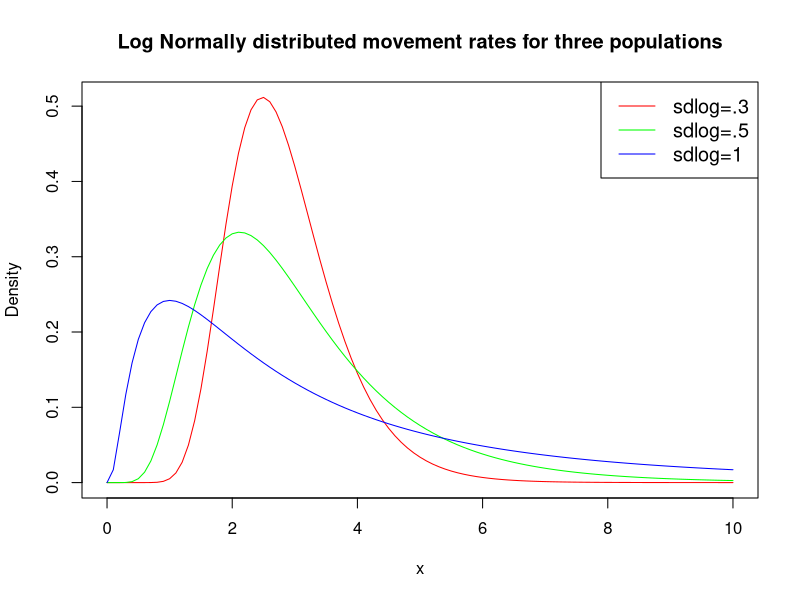
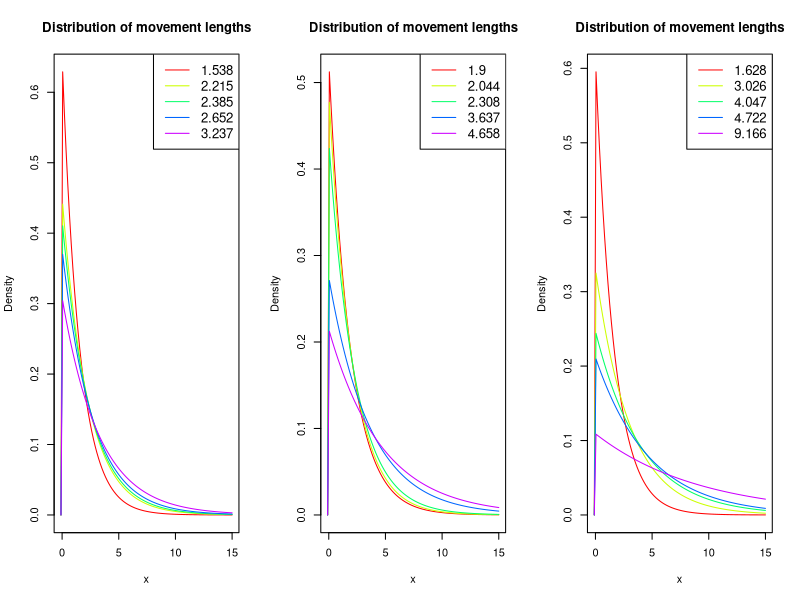
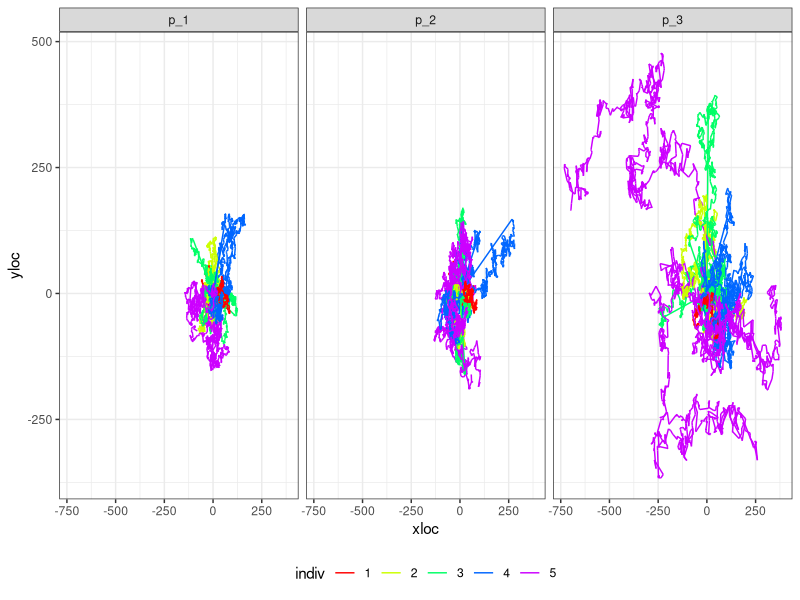
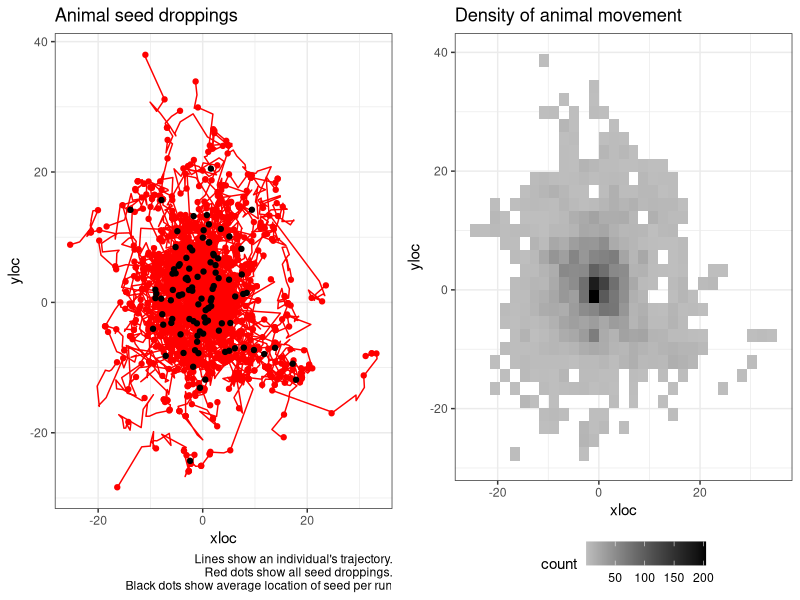
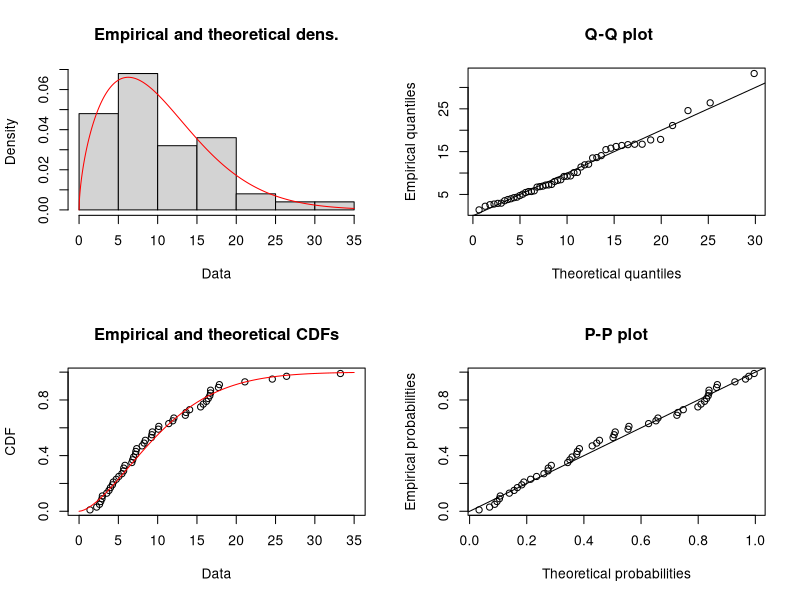
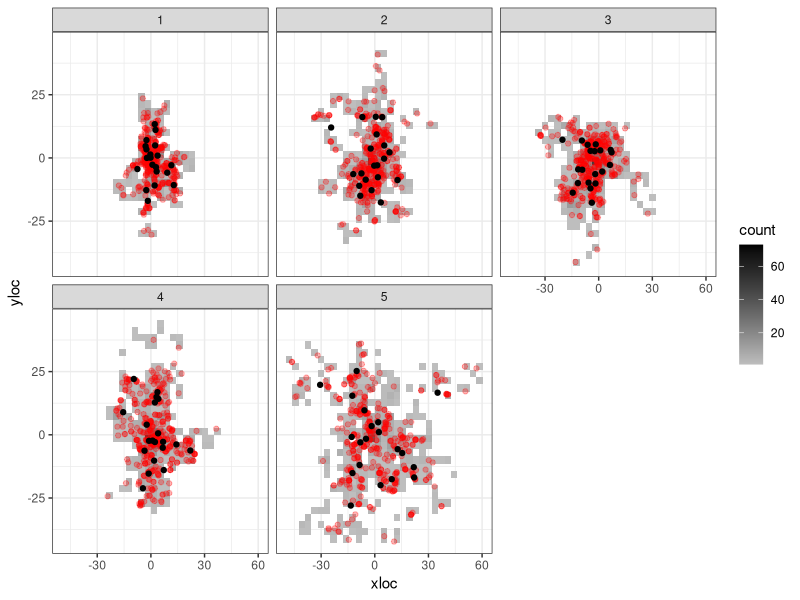
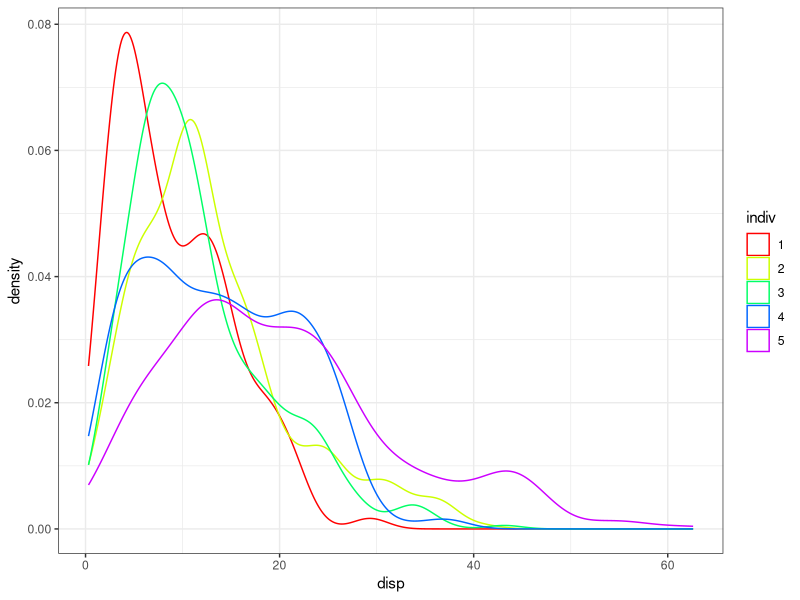
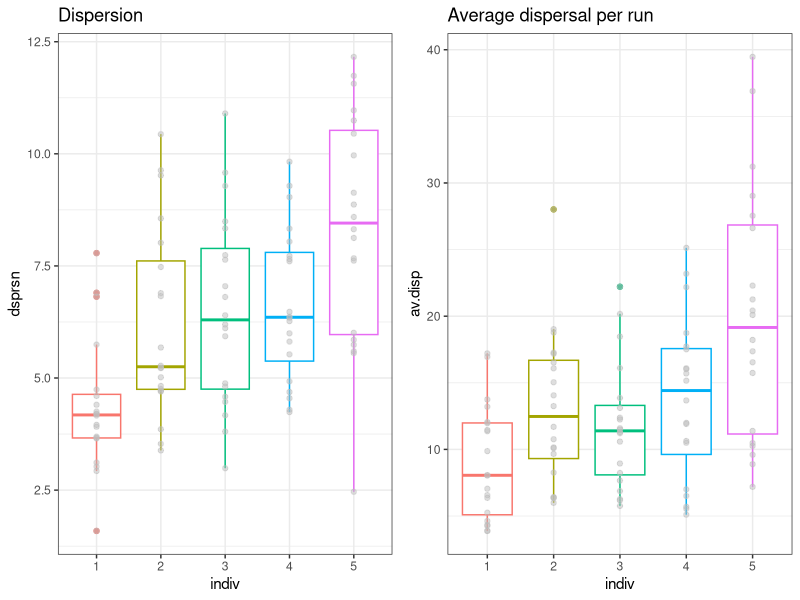

The R script that drew these images, in order:
## ---- chunk 1
knitr::opts_chunk$set(echo = FALSE, message = FALSE, warning = FALSE)
knitr::opts_chunk$set(fig.width=12, fig.height=6) 
## ---- chunk 2
library(dplyr)
library(tidyr)
library(ggplot2)
library(cowplot)
library(fitdistrplus)
library(Hmisc)
## ---- chunk 3
set.seed(98)

av.mov.rate <- 1
max.x <- 10

mycols <- c("red", "green", "blue")
#create density plots
curve(dlnorm(x, meanlog=av.mov.rate, sdlog=0.3),
      from=0, to=max.x,
      col=mycols[1],
      main = 'Log Normally distributed movement rates for three populations', #add title
      ylab = 'Density', #change y-axis label
      )

curve(dlnorm(x, meanlog=av.mov.rate, sdlog=0.5), 
      from=0, to=max.x,
      col=mycols[2], add=TRUE)

curve(dlnorm(x, meanlog=av.mov.rate, sdlog=1), 
      from=0, to=max.x,
      col=mycols[3], add=TRUE)

#add legend
legend("topright", legend=c("sdlog=.3", "sdlog=.5", "sdlog=1"),
       col=mycols, lty=1, cex=1.2)
## ---- chunk 4
n.individuals <- 5
m_1 <- sort(round(rlnorm(n.individuals, meanlog = av.mov.rate, sdlog = 0.3),3))
m_2 <- sort(round(rlnorm(n.individuals, meanlog = av.mov.rate, sdlog = 0.5),3))
m_3 <- sort(round(rlnorm(n.individuals, meanlog = av.mov.rate, sdlog = 1),3))
## ---- chunk 5

par(mfrow=c(1,3))
mycols <- rainbow(n.individuals, s=1)

range <- c(-0.1,max.x+5)
#create density plots
#########################################################################
# Fist population
curve(dexp(x, 1/m_1[1]), #notice rate for exponential is 1/movement rate.
      from=range[1], to=range[2], 
      col=mycols[1],
      main = 'Distribution of movement lengths', #add title
      ylab = 'Density', #change y-axis label
      xlab = "x"
      )
for(i in 2:5){
  curve(dexp(x, 1/m_1[i]), 
        from=range[1], to=range[2],
        col=mycols[i], add=TRUE)
}

#add legend
legend("topright", legend= m_1,
       col=mycols, lty=1, cex=1.2)
#########################################################################
# Second population
curve(dexp(x, 1/m_2[1]), #notice rate for exponential is 1/movement rate.
      from=range[1], to=range[2], 
      col=mycols[1],
      main = 'Distribution of movement lengths', #add title
      ylab = 'Density', #change y-axis label
      xlab = "x"
      )
for(i in 2:5){
  curve(dexp(x, 1/m_2[i]), 
        from=range[1], to=range[2],
        col=mycols[i], add=TRUE)
}

#add legend
legend("topright", legend= m_2,
       col=mycols, lty=1, cex=1.2)

#########################################################################
# Third population
curve(dexp(x, 1/m_3[1]), #notice rate for exponential is 1/movement rate.
      from=range[1], to=range[2], 
      col=mycols[1],
      main = 'Distribution of movement lengths', #add title
      ylab = 'Density', #change y-axis label
      xlab = "x"
      )
for(i in 2:5){
  curve(dexp(x, 1/m_3[i]), 
        from=range[1], to=range[2],
        col=mycols[i], add=TRUE)
}

#add legend
legend("topright", legend= m_3,
       col=mycols, lty=1, cex=1.2)
## ---- chunk 6
sim_movement <- function(prm, t = 1000, plot.it = TRUE, return.data.frame = FALSE){
  tru.rate <- round(prm, 3)
  movedist <- rexp(t, rate = 1/tru.rate)
  angle <- runif(t, min = 0, max = 360)
  distx <- movedist*cos(angle)
  xloc <- c(0, cumsum(distx))
  disty <- movedist*sin(angle)
  yloc <- c(0, cumsum(disty))
  animalTraj <- data.frame(time = 0:t, xloc = xloc, yloc = yloc)
  if(plot.it == TRUE){
    plot(x = xloc, y = yloc, type = "l", main = paste("Rate=",tru.rate))
  }
  if(return.data.frame == TRUE){
    return(animalTraj)
  }
}
## ---- chunk 7
nruns <- 3
m.data <- data.frame(m_1, m_2, m_3)

df <- NULL

for(m in 1:3){
  m.0 <- m.data[m]
  for(j in 1:n.individuals){
    for(k in 1:nruns){
      a <- sim_movement(m.0[j,], plot.it = FALSE, return.data.frame = TRUE) %>% 
        mutate(indiv = as.factor(j),
               run = paste0("r_", k),
               popu = paste0("p_",m))
      df <- rbind.data.frame(df, a)
    }
  }
}


df %>% 
  ggplot(., aes(x = xloc, y=yloc, group = run, color = indiv)) +
  facet_wrap(~popu) +
  geom_path() +
  scale_color_manual(values = mycols) +
  theme_bw() +
  theme(legend.position = "bottom") +
  NULL
## ---- chunk 8
sim_seeds <- function(nseeds = 20, m.prms = NULL,...){
  grt <- round(rgamma(nseeds, shape = 4, scale = 5))
  t.grt <- max(grt)

  df <- sim_movement(m.prms, t = t.grt, plot.it = FALSE, return.data.frame = TRUE)

  df %>% 
    left_join(., data.frame(s.id = 1:nseeds, time = grt), by = "time") %>% 
    mutate(disp = sqrt(xloc^2+yloc^2)) -> df
  
  return(df)
}

summ_seeds <- function(df = NULL){
  df %>% 
  drop_na(s.id) %>% 
  mutate(xi = (mean(xloc)-xloc)^2,
         yi = (mean(yloc)-yloc)^2) %>% 
  summarise(x = mean(xloc),
            y = mean(yloc),
            av.disp = mean(disp),
            se.disp = sd(disp)/sqrt(n()),
            dsprsn = sum(sqrt(xi+yi))/n()) -> s.df
  return(s.df)
}

# a <- sim_seeds(m.prms = m_1[1])
# summ_seeds(a)
## ---- chunk 9
nruns <- 100
ex.i <- 1
df <- NULL
summ.df <- NULL

for(j in 1:ex.i){
  for(k in 1:nruns){
    a <- sim_seeds(m.prms = m_1[j]) %>% 
      mutate(indiv = as.factor(j),
             run = factor(paste0("r_", k), levels = paste0("r_", 1:nruns)))
    
    b <- summ_seeds(a) %>% 
      mutate(indiv = as.factor(j),
             run = factor(paste0("r_", k), levels = paste0("r_", 1:nruns)))
    
    df <- rbind.data.frame(df, a) 
    summ.df <- rbind.data.frame(summ.df, b) 
}
}
## ---- chunk 10

df %>% 
  ggplot(., aes(x = xloc, y=yloc, 
                group = run,
                color = indiv)) +
  # facet_wrap(~run) +
  geom_path() +
  scale_color_manual(values = mycols) +
  geom_point(data = df %>% drop_na(s.id), 
             aes(x = xloc, y = yloc)) +
  geom_point(data = summ.df, aes(x = x, y=y), color = "black") +
  theme_bw() +
  labs(title = "Animal seed droppings", caption = "Lines show an individual's trajectory.\n Red dots show all seed droppings.\n Black dots show average location of seed per run") +
  theme(legend.position = "none") -> p1
# p1

df %>% 
  ggplot(., aes(x = xloc, y = yloc)) +
  # stat_density_2d(aes(fill = ..level..), geom = "polygon", colour="white") +
  geom_bin2d() +
  # geom_hex() +
  # scale_fill_continuous(type = "viridis") +
  scale_fill_gradient(low = "grey", high = "black") +
  # geom_point(data = df %>% drop_na(s.id), 
  #            aes(x = xloc, y = yloc), color = mycols[ex.i], alpha = 0.3) +
  # geom_point(data = summ.df, aes(x = x, y=y), color = "black") +
  theme_bw() +
  theme(legend.position = "bottom") +
  labs(title = "Density of animal movement") -> p2
# p2

cowplot::plot_grid(p1, p2)
  
# summ.df %>% 
#   ggplot(., aes(y = dsprsn)) +
#   geom_boxplot()
# 
# summ.df %>% 
#   ggplot(., aes(x = av.disp)) +
#   geom_density(color = "blue") + # for the average dispersal per run
#   geom_density(data = df %>% drop_na(s.id),
#                  aes(x = disp)) + # for every seed
#   theme_bw()
## ---- chunk 11
# s.df <- df %>% drop_na(s.id)

s.df <- df %>% drop_na(s.id) %>% 
  sample_n(., 50)
  


g <- fitdist(s.df$disp, distr = "weibull")
## ---- chunk 12
summary(g)
plot(g)

# library(MASS)
# fitdistr(s.df$disp, densfun = "weibull")
## ---- chunk 13
nruns <- 20

df <- NULL
summ.df <- NULL

for(j in 1:n.individuals){
  for(k in 1:nruns){
    a <- sim_seeds(m.prms = m_1[j]) %>% 
      mutate(indiv = as.factor(j),
             run = factor(paste0("r_", k), levels = paste0("r_", 1:nruns)))
    
    b <- summ_seeds(a) %>% 
      mutate(indiv = as.factor(j),
             run = factor(paste0("r_", k), levels = paste0("r_", 1:nruns)))
    
    df <- rbind.data.frame(df, a) 
    summ.df <- rbind.data.frame(summ.df, b) 
}
}
## ---- chunk 14
df %>% 
  ggplot(., aes(x = xloc, y = yloc)) +
  facet_wrap(~indiv) +
  # stat_density_2d(aes(fill = ..level..), geom = "polygon", colour="white") +
  geom_bin2d() +
  # geom_hex() +
  # scale_fill_continuous(type = "viridis") +
  scale_fill_gradient(low = "grey", high = "black") +
  geom_point(data = df %>% drop_na(s.id),
             aes(x = xloc, y = yloc), color = "red", alpha = 0.3) +
  geom_point(data = summ.df, aes(x = x, y=y), color = "black") +
  theme_bw()
## ---- chunk 15
df %>% 
  drop_na(s.id) %>% 
  ggplot(., aes(x = disp, color = indiv)) +
  geom_density() +
  scale_color_manual(values = mycols) +
  theme_bw()

## ---- chunk 16
summ.df %>% 
  ggplot(., aes(y = dsprsn, x = indiv, color = indiv)) +
  geom_boxplot() +
  geom_point(color = "grey", alpha = 0.5) +
  labs(title = "Dispersion") +
  theme_bw() +
  theme(legend.position = "none") -> p1
# p1

summ.df %>% 
  ggplot(., aes(y = av.disp, x = indiv, color = indiv)) +
  geom_boxplot() +
  geom_point(color = "grey", alpha = 0.5) +
  labs(title = "Average dispersal per run") +
  theme_bw() +
  theme(legend.position = "none") -> p2
# p2

plot_grid(p1, p2)
## ---- chunk 17
n.boots <- 10
samp.size <- 30
weib.boot <- NULL

for(j in 1:n.boots){
      s.df <- df %>% drop_na(s.id) %>%
      group_by(indiv) %>%
      sample_n(., samp.size)
    
    # s.df <- df %>% drop_na(s.id)
    
    weib.fits <- NULL
    
    for(i in 1:n.individuals){
      dat <- s.df %>% 
        filter(indiv == i)
      #g <- fitdist(dat$disp, distr = "weibull", method = 'mle', lower = c(0,0))
      g <- fitdistr(dat$disp, densfun = "weibull", lower = c(0,0))
      prms.weib <- data.frame(est.shape = as.numeric(g$estimate[1]),
                              est.scale = as.numeric(g$estimate[2]),
                              loglik = g$loglik, indiv = i)
      weib.fits <- rbind.data.frame(weib.fits, prms.weib)
      # plot(g)
    }
    
    weib.boot <- rbind.data.frame(weib.boot, weib.fits %>% mutate(boot = j))
}

# weib.boot
## ---- chunk 18
weib.boot.pool <- NULL

for(j in 1:n.boots){
      s.df <- df %>% drop_na(s.id) %>%
      sample_n(., samp.size)

    
    g <- fitdistr(s.df$disp, densfun = "weibull", lower = c(0,0))
    
    prms.weib <- data.frame(est.shape = as.numeric(g$estimate[1]),
                              est.scale = as.numeric(g$estimate[2]),
                              loglik = g$loglik, indiv = 0)
    
    weib.boot.pool <- rbind.data.frame(weib.boot.pool, prms.weib %>% mutate(boot = j))
}

## ---- chunk 19

weib.boot %>% 
  rbind.data.frame(., weib.boot.pool) -> weib.boot

weib.boot %>% 
  ggplot(., aes(x = factor(indiv), y = est.shape, color = factor(indiv))) +
  geom_violin() +
  scale_color_manual(values = c("black", mycols)) +
  # geom_boxplot(width = 0.1) +
  # geom_point(color = "grey", alpha = 0.5) +
  stat_summary(fun.data=mean_sdl, mult=1, 
                 geom="pointrange", color="black") +
  labs(title = "Shape") +
  theme_bw() -> p1
# p1

weib.boot %>% 
  ggplot(., aes(x = factor(indiv), y = est.scale, color = factor(indiv))) +
  geom_violin() +
  scale_color_manual(values = c("black", mycols)) +
  #geom_boxplot(width = 0.1) +
  # geom_point() +
  stat_summary(fun.data=mean_sdl, mult=1, 
                 geom="pointrange", color="black") +
  labs(title = "Scale") +
  theme_bw() -> p2

plot_grid(p1, p2)
## ---- chunk 20
weib.curves <- NULL

for(i in 1:5){
  weib.boot %>% 
  filter(indiv == i) -> a

  b <- purrr::map(seq(1:nrow(a)), function(y)
    stat_function(fun = dweibull, args = list(scale = a$est.scale[y], shape = a$est.shape[y]), color = mycols[i], alpha = 0.3))
  
  weib.curves <- append(weib.curves, b)
}

weib.boot %>% 
  filter(indiv == 0) -> c
weib.curves.pool <- purrr::map(seq(1:nrow(a)), function(y)
    stat_function(fun = dweibull, args = list(scale = c$est.scale[y], shape = c$est.shape[y]), color = "black", alpha = 0.8))


# ggplot(data = data.frame(x = c(1, 60)), aes(x)) +
#   weib.curves +
#   ylab("Density") + xlab("Distance (m)") +
#   theme_bw()  +
#   theme(legend.position = c(0.7, 0.7),
#         legend.title = element_blank()) 
df %>%
  drop_na(s.id) %>% 
  ggplot(., aes(x = disp)) +
  geom_histogram(aes(y = ..density..), fill = "grey") +
  theme_bw() -> p
# p
# 
# p +
#   stat_function(fun = dweibull, args = list(scale = weib.boot$est.scale[1], shape = weib.boot$est.shape[1]), color = "red")

p + 
  weib.curves +
  weib.curves.pool
  

## ---- chunk 21

# For second population
df2 <- NULL
summ.df2 <- NULL

for(j in 1:n.individuals){
  for(k in 1:nruns){
    a <- sim_seeds(m.prms = m_2[j]) %>% 
      mutate(indiv = as.factor(j),
             run = factor(paste0("r_", k), levels = paste0("r_", 1:nruns)))
    
    b <- summ_seeds(a) %>% 
      mutate(indiv = as.factor(j),
             run = factor(paste0("r_", k), levels = paste0("r_", 1:nruns)))
    
    df2 <- rbind.data.frame(df2, a) 
    summ.df2 <- rbind.data.frame(summ.df2, b) 
  }
}

# #If we wanted to visualize 
# summ.df2 %>% 
#   ggplot(., aes(y = dsprsn, x = indiv, color = indiv)) +
#   geom_boxplot() +
#   geom_point(color = "grey", alpha = 0.5) +
#   labs(title = "Dispersion") +
#   theme_bw() +
#   theme(legend.position = "none") -> p1
# # p1
# 
# summ.df2 %>% 
#   ggplot(., aes(y = av.disp, x = indiv, color = indiv)) +
#   geom_boxplot() +
#   geom_point(color = "grey", alpha = 0.5) +
#   labs(title = "Average dispersal per run") +
#   theme_bw() +
#   theme(legend.position = "none") -> p2
# # p2
# 
# plot_grid(p1, p2)

########################################################
# Bootstrap for individuals
weib.boot2 <- NULL

for(j in 1:n.boots){
  s.df <- df2 %>% drop_na(s.id) %>%
    group_by(indiv) %>%
    sample_n(., samp.size)
  
  # s.df <- df %>% drop_na(s.id)
  
  weib.fits <- NULL
  
  for(i in 1:n.individuals){
    dat <- s.df %>% 
      filter(indiv == i)
    #g <- fitdist(dat$disp, distr = "weibull", method = 'mle', lower = c(0,0))
    g <- fitdistr(dat$disp, densfun = "weibull", lower = c(0,0))
    prms.weib <- data.frame(est.shape = as.numeric(g$estimate[1]),
                            est.scale = as.numeric(g$estimate[2]),
                            loglik = g$loglik, indiv = i)
    weib.fits <- rbind.data.frame(weib.fits, prms.weib)
    # plot(g)
  }
  
  weib.boot2 <- rbind.data.frame(weib.boot2, weib.fits %>% mutate(boot = j))
}

# Pooled bootstrap
weib.boot.pool2 <- NULL

for(j in 1:n.boots){
  s.df <- df2 %>% drop_na(s.id) %>%
    sample_n(., samp.size)
  
  
  g <- fitdistr(s.df$disp, densfun = "weibull", lower = c(0,0))
  
  prms.weib <- data.frame(est.shape = as.numeric(g$estimate[1]),
                          est.scale = as.numeric(g$estimate[2]),
                          loglik = g$loglik, indiv = 0)
  
  weib.boot.pool2 <- rbind.data.frame(weib.boot.pool2, prms.weib %>% mutate(boot = j))
}
## ---- chunk 22

# For Third population
df3 <- NULL
summ.df3 <- NULL

for(j in 1:n.individuals){
  for(k in 1:nruns){
    a <- sim_seeds(m.prms = m_3[j]) %>% 
      mutate(indiv = as.factor(j),
             run = factor(paste0("r_", k), levels = paste0("r_", 1:nruns)))
    
    b <- summ_seeds(a) %>% 
      mutate(indiv = as.factor(j),
             run = factor(paste0("r_", k), levels = paste0("r_", 1:nruns)))
    
    df3 <- rbind.data.frame(df3, a) 
    summ.df3 <- rbind.data.frame(summ.df3, b) 
  }
}

# #If we wanted to visualize 
# summ.df3 %>% 
#   ggplot(., aes(y = dsprsn, x = indiv, color = indiv)) +
#   geom_boxplot() +
#   geom_point(color = "grey", alpha = 0.5) +
#   labs(title = "Dispersion") +
#   theme_bw() +
#   theme(legend.position = "none") -> p1
# # p1
# 
# summ.df3 %>% 
#   ggplot(., aes(y = av.disp, x = indiv, color = indiv)) +
#   geom_boxplot() +
#   geom_point(color = "grey", alpha = 0.5) +
#   labs(title = "Average dispersal per run") +
#   theme_bw() +
#   theme(legend.position = "none") -> p2
# # p2
# 
# plot_grid(p1, p2)

########################################################
# Bootstrap for individuals
weib.boot3 <- NULL

for(j in 1:n.boots){
  s.df <- df3 %>% drop_na(s.id) %>%
    group_by(indiv) %>%
    sample_n(., samp.size)
  
  # s.df <- df %>% drop_na(s.id)
  
  weib.fits <- NULL
  
  for(i in 1:n.individuals){
    dat <- s.df %>% 
      filter(indiv == i)
    #g <- fitdist(dat$disp, distr = "weibull", method = 'mle', lower = c(0,0))
    g <- fitdistr(dat$disp, densfun = "weibull", lower = c(0,0))
    prms.weib <- data.frame(est.shape = as.numeric(g$estimate[1]),
                            est.scale = as.numeric(g$estimate[2]),
                            loglik = g$loglik, indiv = i)
    weib.fits <- rbind.data.frame(weib.fits, prms.weib)
    # plot(g)
  }
  
  weib.boot3 <- rbind.data.frame(weib.boot3, weib.fits %>% mutate(boot = j))
}

# Pooled bootstrap
weib.boot.pool3 <- NULL

for(j in 1:n.boots){
  s.df <- df3 %>% drop_na(s.id) %>%
    sample_n(., samp.size)
  
  
  g <- fitdistr(s.df$disp, densfun = "weibull", lower = c(0,0))
  
  prms.weib <- data.frame(est.shape = as.numeric(g$estimate[1]),
                          est.scale = as.numeric(g$estimate[2]),
                          loglik = g$loglik, indiv = 0)
  
  weib.boot.pool3 <- rbind.data.frame(weib.boot.pool3, prms.weib %>% mutate(boot = j))
}
## ---- chunk 23

weib.boot.pool %>% 
  mutate(popu = 1) %>% 
  bind_rows(., weib.boot.pool2 %>% 
              mutate(popu = 2)) %>% 
  bind_rows(., weib.boot.pool3 %>% 
              mutate(popu = 3)) -> weib.boot.pool

weib.boot.pool %>% 
  ggplot(., aes(x = factor(popu), y = est.shape, color = factor(popu))) +
  geom_violin() +
  # scale_color_manual(values = c("black", mycols)) +
  # geom_boxplot(width = 0.1) +
  # geom_point(color = "grey", alpha = 0.5) +
  stat_summary(fun.data=mean_sdl, mult=1, 
                 geom="pointrange", color="black") +
  labs(title = "Shape") +
  theme_bw() -> p1
# p1

weib.boot.pool %>% 
  ggplot(., aes(x = factor(popu), y = est.scale, color = factor(popu))) +
  geom_violin() +
  # scale_color_manual(values = c("black", mycols)) +
  #geom_boxplot(width = 0.1) +
  # geom_point() +
  stat_summary(fun.data=mean_sdl, mult=1, 
                 geom="pointrange", color="black") +
  labs(title = "Scale") +
  theme_bw() -> p2

plot_grid(p1, p2)
## ---- chunk 24
summ.df %>% 
  mutate(popu = 1) %>% 
  bind_rows(summ.df2 %>% 
              mutate(popu = 2)) %>% 
  bind_rows(., summ.df3 %>% 
              mutate(popu = 3)) %>% 
  ggplot(., aes(y = dsprsn, x = factor(popu), color = factor(popu))) +
  geom_boxplot() +
  geom_point(color = "grey", alpha = 0.5) +
  labs(title = "Dispersion") +
  theme_bw() +
  theme(legend.position = "none") -> p1
# p1

summ.df %>% 
  mutate(popu = 1) %>% 
  bind_rows(summ.df2 %>% 
              mutate(popu = 2)) %>% 
  bind_rows(., summ.df3 %>% 
              mutate(popu = 3)) %>% 
  ggplot(., aes(y = av.disp, x = factor(popu), color = factor(popu))) +
  geom_boxplot() +
  geom_point(color = "grey", alpha = 0.5) +
  labs(title = "Average dispersal per run") +
  theme_bw() +
  theme(legend.position = "none") -> p2
# p2

plot_grid(p1, p2)
